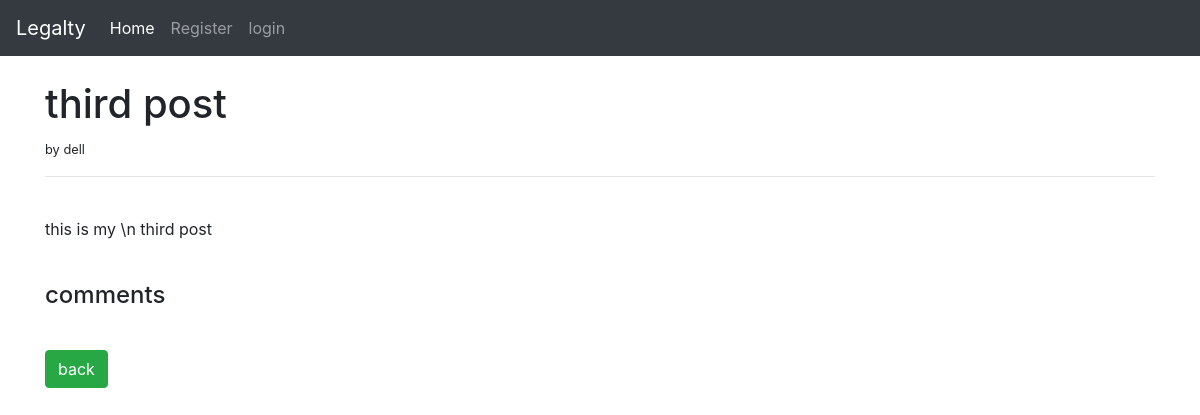
/p/4, run on an earlier commit of the app's database.
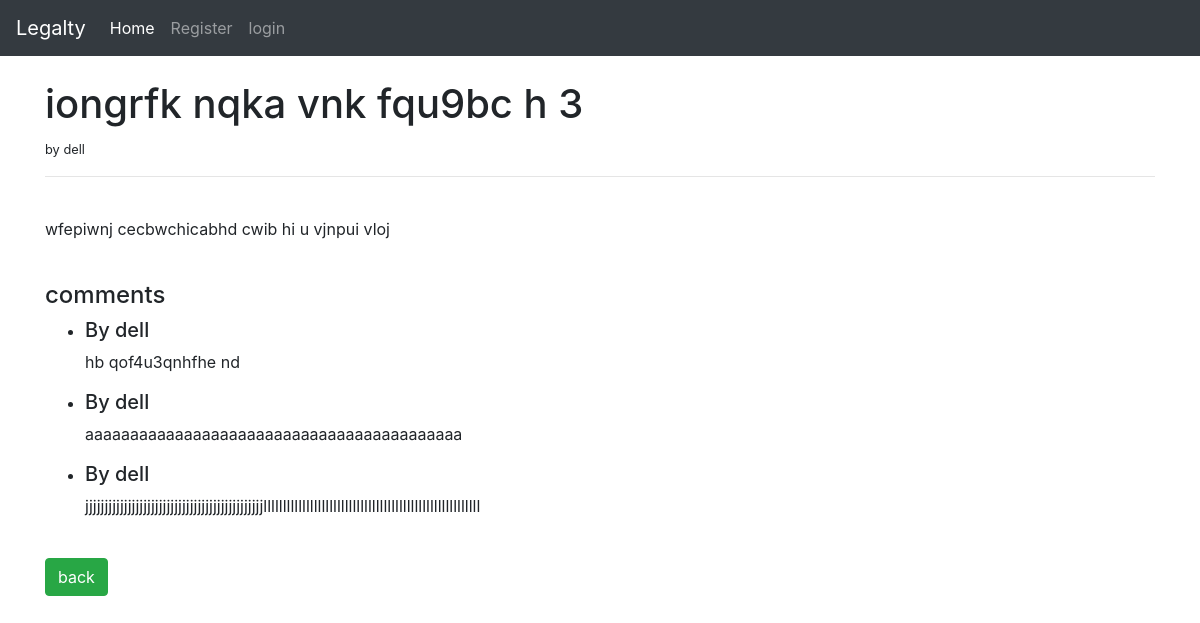
And on a later commit of the database.
### posts/models.py (models this page shows, shortened)
class Post( models.Model):
    title = models.CharField( max_length = 225 )
    title_tag = models.CharField(max_length=225)
    author = models.ForeignKey( User , on_delete=models.CASCADE )
    body = models.TextField()

class Post_reply (models.Model):
    title_tag = models.CharField(max_length=225)
    author = models.ForeignKey(User, on_delete=models.CASCADE)
    post_id = models.ForeignKey( Post , on_delete=models.CASCADE)
    body = models.TextField()

### posts/views.py (the view)
def postDetails(request, pk):
    try:
        post = Post.objects.get(pk=pk)
    except Post.DoesNotExist:
        return HttpResponseNotFound("Page not found")
    queryset = Post_reply.objects.filter( post_id__pk = pk )
    context = {
        'post': post ,
        'replyset' : queryset
    }
    return render(request, 'details.html', context)

### posts/templates/details.html (shortened to what this page needs)
{% extends 'base.html' %}
{% block content %}
<h1>{{ post.title}}</h1>
<small> by {{ post.author.username }} </small>
<hr>
<br/>
<p> {{ post.body }}</p>
<br/>
 {% include 'reply.html' %}
<a href="{% url 'home' %}" class="btn btn-success" > back </a>
 {% endblock %}

### posts/templates/reply.html
<h4>comments</h4>
<ul>
    {% for reply in  replyset %}
    <li>
        <h5> By {{ reply.author.username }} </h5>
        <p> {{ reply.body }}</p>
    </li>
    {% endfor %}
</ul>
<br>

What changed in the data, as far as the page shows it:
changed Post "dell": title "third post" → "iongrfk nqka vnk fqu9bc h 3"; body "this is my \\n third post" → "wfepiwnj cecbwchicabhd cwib hi u vjnpui vloj"
added Post_reply: author.username "dell", body "hb qof4u3qnhfhe nd"
added Post_reply: author.username "dell", body "aaaaaaaaaaaaaaaaaaaaaaaaaaaaaaaaaaaaaaaaaa"
added Post_reply: author.username "dell", body "jjjjjjjjjjjjjjjjjjjjjjjjjjjjjjjjjjjjjjjjjjjjjjllllllllllllllllllllllllllllllllllllllllllllllllllllllll"
